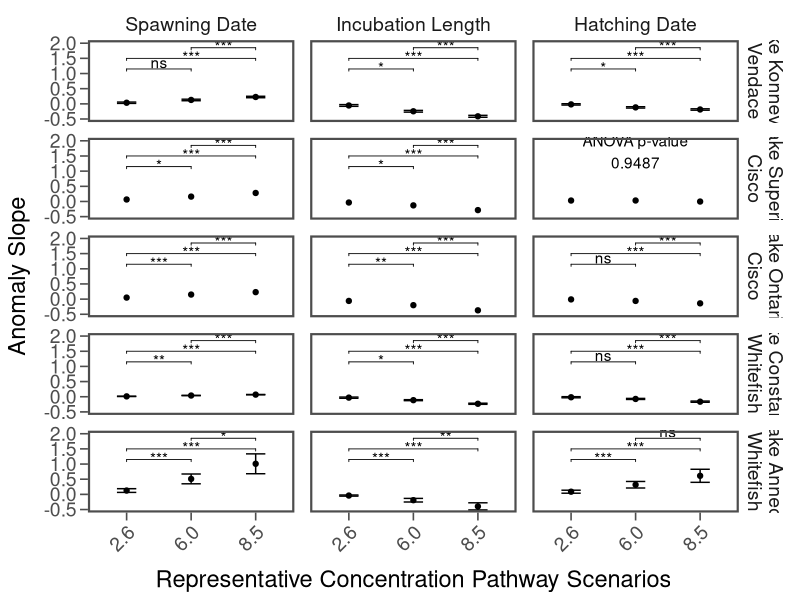
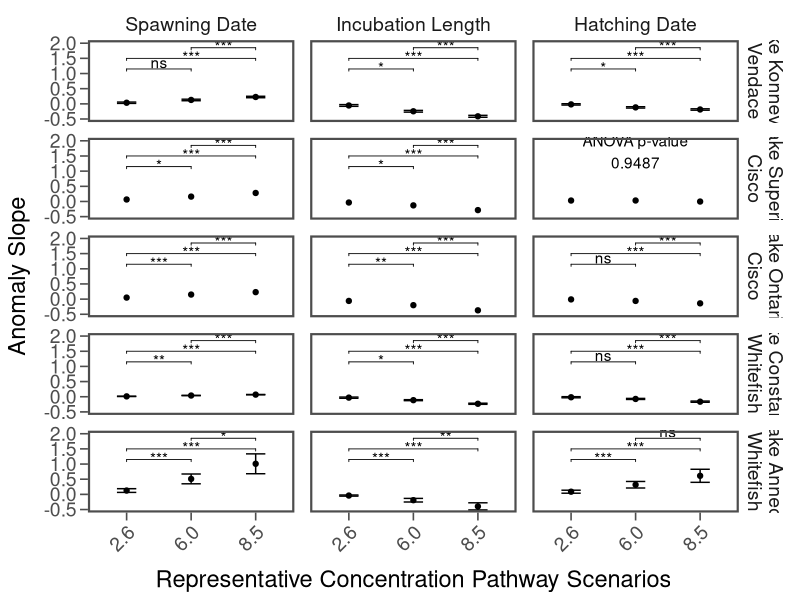

Generate these figures, in order, with R:
library(tidyverse)
library(ggplot2)
library(ggthemes)
library(ggpubr)
library(rstatix)

ls.apis.slopes <- read.csv("data/anomaly-slopes/lake-superior-apostle-islands-slope.csv") %>% mutate(population = "Lake Superior - Cisco")
lo.slopes <- read.csv("data/anomaly-slopes/lake-ontario-slope.csv") %>% mutate(population = "Lake Ontario - Cisco")
lk.slopes <- read.csv("data/anomaly-slopes/lake-konnevesi-albula-slope.csv") %>% mutate(population = "Lake Konnevesi - Vendace")
lc.slopes <- read.csv("data/anomaly-slopes/lake-constance-slope.csv") %>% mutate(population = "Lake Constance - Whitefish")
la.slopes <- read.csv("data/anomaly-slopes/lake-annecy-slope.csv") %>% mutate(population = "Lake Annecy - Whitefish")

slopes <- bind_rows(ls.apis.slopes, lo.slopes, lk.slopes, lc.slopes, la.slopes) %>% 
  filter(trait != "hatchdays") %>% 
  mutate(scenario = gsub("RCP ", "", scenario),
         population = factor(population, ordered = TRUE, 
                             levels = c("Lake Konnevesi - Vendace", "Lake Superior - Cisco", "Lake Ontario - Cisco", "Lake Constance - Whitefish", "Lake Annecy - Whitefish"),
                             labels = c("Lake Konnevesi\nVendace", "Lake Superior\nCisco", "Lake Ontario\nCisco", "Lake Constance\nWhitefish", "Lake Annecy\nWhitefish")),
         trait = factor(trait, ordered = TRUE,
                        levels = c("spawn", "dpf", "hatch"),
                        labels = c("Spawning Date", "Incubation Length", "Hatching Date")))

ls.apis.multComp <- read.csv("data/anomaly-slopes/lake-superior-apostle-islands-multComp.csv") %>% mutate(population = "Lake Superior - Cisco")
lo.multComp <- read.csv("data/anomaly-slopes/lake-ontario-multComp.csv") %>% mutate(population = "Lake Ontario - Cisco")
lk.multComp <- read.csv("data/anomaly-slopes/lake-konnevesi-albula-multComp.csv") %>% mutate(population = "Lake Konnevesi - Vendace")
lc.multComp <- read.csv("data/anomaly-slopes/lake-constance-multComp.csv") %>% mutate(population = "Lake Constance - Whitefish")
la.multComp <- read.csv("data/anomaly-slopes/lake-annecy-multComp.csv") %>% mutate(population = "Lake Annecy - Whitefish")

multComp <- bind_rows(ls.apis.multComp, lo.multComp, lk.multComp, lc.multComp, la.multComp) %>% 
  filter(trait != "hatchdays") %>% 
  mutate(population = factor(population, ordered = TRUE, 
                             levels = c("Lake Konnevesi - Vendace", "Lake Superior - Cisco", "Lake Ontario - Cisco", "Lake Constance - Whitefish", "Lake Annecy - Whitefish"),
                             labels = c("Lake Konnevesi\nVendace", "Lake Superior\nCisco", "Lake Ontario\nCisco", "Lake Constance\nWhitefish", "Lake Annecy\nWhitefish")),
         trait = factor(trait, ordered = TRUE,
                        levels = c("spawn", "dpf", "hatch"),
                        labels = c("Spawning Date", "Incubation Length", "Hatching Date")))

multComp.pairwise <- multComp %>% filter(contrast != "overall") %>% 
  select(-estimate, -SE, -df, -t.ratio) %>% 
  mutate(p.value = round(p.value, 4),
         #p.value = ifelse(p.value < 0.001, "< 0.001", p.value),
         #p.value = ifelse(p.value > 0.05, "NS", p.value),
         group1 = gsub("RCP ", "", substr(contrast, 1, 7)),
         group2 = gsub("RCP ", "", substr(contrast, 11, 17)),
         y.position = rep(c(1.15, 1.5, 1.85), times = 14)) %>% 
  select(population, trait, group1, group2, p.value, y.position) %>% 
  add_significance("p.value", cutpoints = c(0, 0.001, 0.01, 0.05, 1),
                   symbols = c("***", "**", "*", "ns"))

ann_text <- slopes %>% filter(trait == "Hatching Date", population == "Lake Superior\nCisco", scenario == "6.0") %>% 
  mutate(slope = 1.65)


ggplot(slopes, aes(x = scenario, y = slope)) + 
  geom_point(size = 1.5) +
  geom_errorbar(aes(ymin = ci.lower, ymax = ci.upper), width = 0.3) +
  stat_pvalue_manual(data = multComp.pairwise, label = "p.value.signif") +
  geom_text(data = ann_text, label = "ANOVA p-value\n0.9487") + 
  scale_y_continuous(limits = c(-0.6, 2.1), breaks = seq(-0.5, 2.0, 0.5), expand = c(0, 0)) +
  labs(y = "Anomaly Slope", x = "Representative Concentration Pathway Scenarios") +
  theme_few() +
  theme(axis.title.x = element_text(size = 17, margin = margin(10, 0, 0, 0)),
        axis.title.y = element_text(size = 17, margin = margin(0, 10, 0, 0)),
        axis.text.x = element_text(size = 14, angle = 45, hjust = 1),
        axis.text.y = element_text(size = 14),
        axis.ticks.length = unit(2, 'mm'),
        strip.text = element_text(size = 14),
        panel.border = element_rect(linewidth = 1.5),
        plot.margin = unit(c(2, 2, 2, 2), 'mm'),
        panel.spacing = unit(4, 'mm')) +
  facet_grid(rows = vars(population), cols = vars(trait))

ggsave("figures/IJL-submission/slope-pairwise.tiff", width = 6.5, height = 10, dpi = 500)


